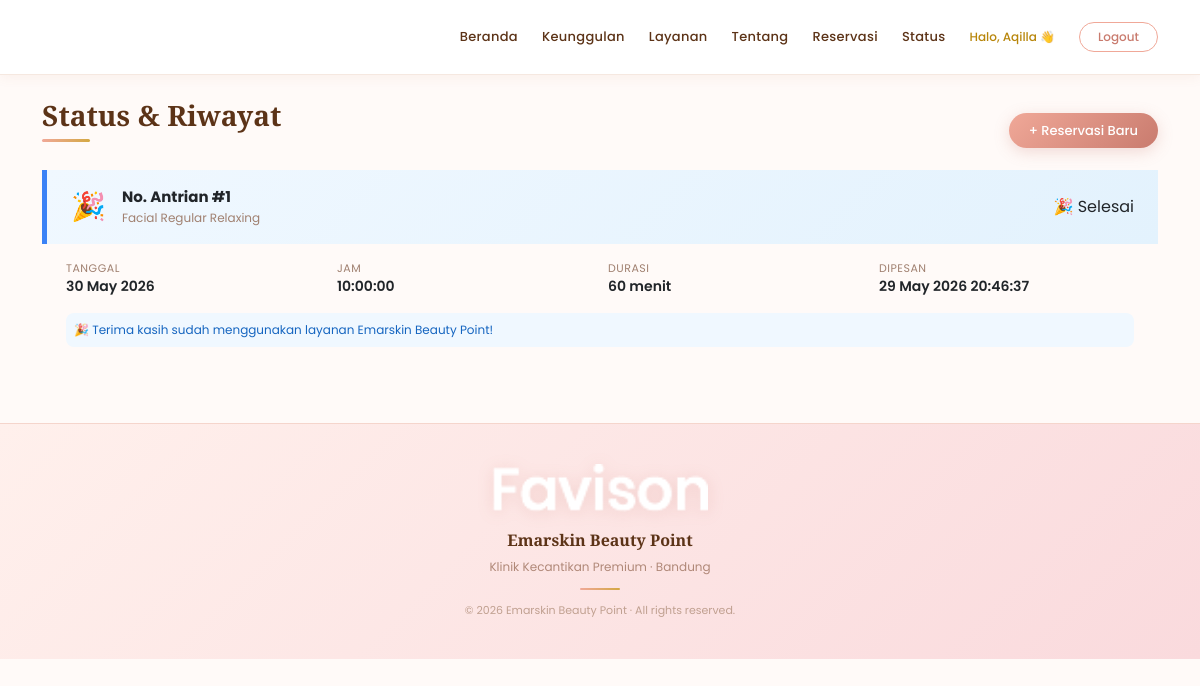
Before: /status/ (signed in) with the older database file.
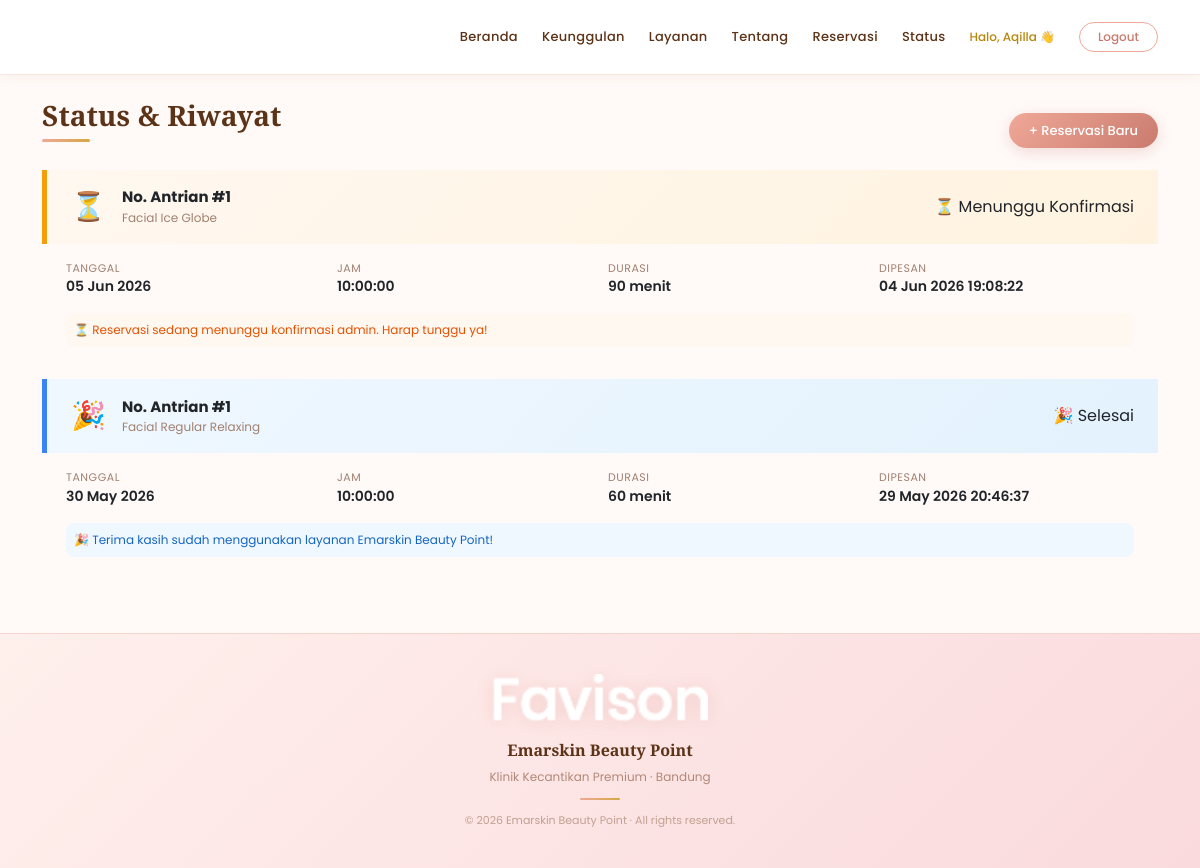
After: the same page with the newer database file.
### reservasi/models.py (models this page shows, shortened)
class Reservasi(models.Model):
    STATUS_CHOICES = [
        ('menunggu', 'Menunggu'),
        ('terkonfirmasi', 'Terkonfirmasi'),
        ('selesai', 'Selesai'),
        ('dibatalkan', 'Dibatalkan'),
    ]
    pelanggan = models.ForeignKey(Pelanggan, on_delete=models.CASCADE)
    treatment = models.ForeignKey(Treatment, on_delete=models.CASCADE)
    tanggal_reservasi = models.DateField()
    jam_reservasi = models.TimeField()
    waktu_pesan = models.DateTimeField(auto_now_add=True)
    status_reservasi = models.CharField(
        max_length=20, choices=STATUS_CHOICES, default='menunggu'
    )
    nomor_antrian = models.IntegerField(null=True, blank=True)
    class Meta:
        ordering = ['waktu_pesan']

class Treatment(models.Model):
    nama_treatment = models.CharField(max_length=100)
    deskripsi = models.TextField()
    durasi = models.IntegerField(help_text="Durasi dalam menit")
    harga = models.DecimalField(max_digits=10, decimal_places=0)
    gambar = models.ImageField(
        upload_to='treatments/',
        blank=True,
        null=True
    )

### reservasi/views.py (the view)
# urls.py: path('status/', views.status_riwayat, name='status_riwayat'),
@login_required
def status_riwayat(request):
    try:
        pelanggan = request.user.pelanggan
    except Pelanggan.DoesNotExist:
        return redirect('beranda')
    reservasis = Reservasi.objects.filter(
        pelanggan=pelanggan
    ).order_by('-waktu_pesan')
    return render(request, 'reservasi/status_riwayat.html', {'reservasis': reservasis})

### reservasi/templates/reservasi/status_riwayat.html (shortened to what this page needs)
{% extends 'reservasi/base.html' %}
{% block content %}
<div class="d-flex justify-content-between align-items-center mb-2">
  <div>
    <h3 class="page-title mb-0">Status & Riwayat</h3>
    <div class="divider-peach"></div>
  </div>
  <a href="{% url 'reservasi_form' %}" class="btn-peach" style="text-decoration:none; font-size:13px; padding:8px 20px;">
    + Reservasi Baru
  </a>
</div>
{% if reservasis %}
<div class="row g-3">
  {% for r in reservasis %}
  <div class="col-12">
    <div class="card-emarskin overflow-hidden">
      <div class="d-flex justify-content-between align-items-center px-4 py-3"
        style="background:
          {% if r.status_reservasi == 'menunggu' %}linear-gradient(135deg,#fff8f0,#fff3e0)
          {% elif r.status_reservasi == 'terkonfirmasi' %}linear-gradient(135deg,#f0fff4,#e8f5e9)
          {% elif r.status_reservasi == 'selesai' %}linear-gradient(135deg,#f0f8ff,#e3f2fd)
          {% elif r.status_reservasi == 'dibatalkan' %}linear-gradient(135deg,#fff0f0,#fce4ec)
          {% endif %};
          border-left: 5px solid
          {% if r.status_reservasi == 'menunggu' %}#f59e0b
          {% elif r.status_reservasi == 'terkonfirmasi' %}#22c55e
          {% elif r.status_reservasi == 'selesai' %}#3b82f6
          {% elif r.status_reservasi == 'dibatalkan' %}#ef4444
          {% endif %};">
        <div class="d-flex align-items-center gap-3">
          <div style="font-size:28px;">
            {% if r.status_reservasi == 'menunggu' %}⏳
            {% elif r.status_reservasi == 'terkonfirmasi' %}✅
            {% elif r.status_reservasi == 'selesai' %}🎉
            {% elif r.status_reservasi == 'dibatalkan' %}❌
            {% endif %}
          </div>
          <div>
            <div class="fw-bold" style="color:var(--brown-soft); font-size:15px;">
              No. Antrian #{{ r.nomor_antrian }}
            </div>
            <div style="font-size:12px; color:#a08070;">{{ r.treatment.nama_treatment }}</div>
          </div>
        </div>
        <span class="
          {% if r.status_reservasi == 'menunggu' %}status-menunggu
          {% elif r.status_reservasi == 'terkonfirmasi' %}status-terkonfirmasi
          {% elif r.status_reservasi == 'selesai' %}status-selesai
          {% elif r.status_reservasi == 'dibatalkan' %}status-dibatalkan
          {% endif %}">
          {% if r.status_reservasi == 'menunggu' %}⏳ Menunggu Konfirmasi
          {% elif r.status_reservasi == 'terkonfirmasi' %}✅ Terkonfirmasi
          {% elif r.status_reservasi == 'selesai' %}🎉 Selesai
          {% elif r.status_reservasi == 'dibatalkan' %}❌ Penuh / Dibatalkan
          {% endif %}
        </span>
      </div>
      <div class="px-4 py-3">
        <div class="row g-3 mb-3">
          <div class="col-6 col-md-3">
            <div style="font-size:11px; color:#a08070; text-transform:uppercase; letter-spacing:0.5px;">Tanggal</div>
            <div class="fw-semibold" style="font-size:14px; color:var(--text-dark);">{{ r.tanggal_reservasi|date:"d M Y" }}</div>
          </div>
          <div class="col-6 col-md-3">
            <div style="font-size:11px; color:#a08070; text-transform:uppercase; letter-spacing:0.5px;">Jam</div>
            <div class="fw-semibold" style="font-size:14px; color:var(--text-dark);">{{ r.jam_reservasi|time:"H:i:s" }}</div>
          </div>
          <div class="col-6 col-md-3">
            <div style="font-size:11px; color:#a08070; text-transform:uppercase; letter-spacing:0.5px;">Durasi</div>
            <div class="fw-semibold" style="font-size:14px; color:var(--text-dark);">{{ r.treatment.durasi }} menit</div>
          </div>
          <div class="col-6 col-md-3">
            <div style="font-size:11px; color:#a08070; text-transform:uppercase; letter-spacing:0.5px;">Dipesan</div>
            <div class="fw-semibold" style="font-size:14px; color:var(--text-dark);">{{ r.waktu_pesan|date:"d M Y H:i:s" }}</div>
          </div>
        </div>
        {% if r.status_reservasi == 'menunggu' %}
        <div class="d-flex align-items-center gap-2 p-2 rounded-3" style="background:#fff8f0; font-size:12px; color:#e65100;">
          ⏳ Reservasi sedang menunggu konfirmasi admin. Harap tunggu ya!
        </div>
        {% elif r.status_reservasi == 'terkonfirmasi' %}
        <div class="d-flex align-items-center gap-2 p-2 rounded-3" style="background:#f0fff4; font-size:12px; color:#2e7d32;">
          ✅ Reservasi sudah dikonfirmasi! Hadir tepat waktu sesuai jadwal.
        </div>
        {% elif r.status_reservasi == 'selesai' %}
        <div class="d-flex align-items-center gap-2 p-2 rounded-3" style="background:#f0f8ff; font-size:12px; color:#1565c0;">
          🎉 Terima kasih sudah menggunakan layanan Emarskin Beauty Point!
        </div>
        {% elif r.status_reservasi == 'dibatalkan' %}
        <div class="d-flex align-items-center gap-2 p-2 rounded-3" style="background:#fff0f0; font-size:12px; color:#c62828;">
          ❌ <strong>Jadwal penuh / Dibatalkan.</strong> Silakan buat reservasi baru dengan tanggal atau jam berbeda.
        </div>
        {% endif %}
      </div>
    </div>
  </div>
  {% endfor %}
</div>
{% endif %}
{% endblock %}

### reservasi/templates/reservasi/base.html (shortened to what this page needs)
{% load static %}
<!DOCTYPE html>
<html lang="id">
<head>
  <link href="https://cdn.jsdelivr.net/npm/bootstrap@5.3.3/dist/css/bootstrap.min.css" rel="stylesheet">
</head>
<body>
<nav class="navbar navbar-emarskin navbar-expand-lg sticky-top">
  <div class="container">
    <a href="{% url 'beranda' %}" class="navbar-brand">
      <img src="{% static 'reservasi/img/logo.png' %}" alt="Emarskin" height="44"
           onerror="this.style.display='none'; this.nextElementSibling.style.display='block'">
    </a>
    <div class="collapse navbar-collapse" id="navMenu">
      <div class="ms-auto d-flex align-items-center gap-4">
        {% if user.is_authenticated %}
          {% if user.is_staff %}
            <a href="{% url 'dashboard_admin' %}" class="nav-link-custom">Dashboard</a>
            <a href="{% url 'beranda' %}#keunggulan" class="nav-link-custom">Keunggulan</a>
            <a href="{% url 'beranda' %}#layanan" class="nav-link-custom">Layanan</a>
            <a href="{% url 'beranda' %}#tentang" class="nav-link-custom">Tentang</a>
            <a href="{% url 'kelola_reservasi' %}" class="nav-link-custom">Kelola Reservasi</a>
            <a href="{% url 'laporan_reservasi' %}" class="nav-link-custom">Laporan</a>
          {% else %}
            <a href="{% url 'beranda' %}" class="nav-link-custom">Beranda</a>
            <a href="{% url 'beranda' %}#keunggulan" class="nav-link-custom">Keunggulan</a>
            <a href="{% url 'beranda' %}#layanan" class="nav-link-custom">Layanan</a>
            <a href="{% url 'beranda' %}#tentang" class="nav-link-custom">Tentang</a>
            <a href="{% url 'reservasi_form' %}" class="nav-link-custom">Reservasi</a>
            <a href="{% url 'status_riwayat' %}" class="nav-link-custom">Status</a>
          {% endif %}
          <span class="nav-user">Halo, {{ user.username }} 👋</span>
          <a href="{% url 'logout' %}" class="btn-nav-logout">Logout</a>
        {% endif %}
      </div>
    </div>
  </div>
</nav>
<div class="container my-4">
  {% block content %}{% endblock %}
</div>
<footer style="background: linear-gradient(135deg, #FFF0EC, #FADADD); border-top: 1px solid #f5d5cc; margin-top:60px; padding:40px 0; text-align:center; font-size:13px;">
  <div class="mb-3">
    <img src="{% static 'reservasi/img/logo.png' %}" alt="Emarskin" height="48"
         style="filter: drop-shadow(0 2px 8px rgba(180,80,60,.15));"
         onerror="this.style.display='none'">
  </div>
  <div style="color:var(--brown); font-family:'Playfair Display',serif; font-size:16px; font-weight:600; margin-bottom:6px;">
    Emarskin Beauty Point
  </div>
  <div style="color:#b08878; font-size:12px; margin-bottom:12px;">
    Klinik Kecantikan Premium · Bandung
  </div>
  <div style="width:40px; height:2px; background:linear-gradient(90deg, var(--peach-mid), var(--gold-light)); border-radius:2px; margin:0 auto 12px;"></div>
  <div style="color:#c0a090; font-size:11px;">© 2026 Emarskin Beauty Point · All rights reserved.</div>
</footer>
</body>
</html>

### reservasi/templates/reservasi/base.html (style rules this page uses)
:root { --peach: #FADADD; --peach-mid: #F0A898; --peach-deep: #C97B6E; --gold: #B8860B; --gold-light: #D4A843; --cream: #FFFAF8; --brown: #5C3317; --dark: #1a0a00; }
body { background: var(--cream); font-family: 'Poppins', sans-serif; }
h1,h2,h3,h4,h5,.playfair { font-family: 'Playfair Display', serif; }
.navbar-emarskin { background: #fff; border-bottom: 1px solid #f5e8e0; padding: 10px 0; box-shadow: 0 2px 12px rgba(180,100,60,.08); }
.nav-link-custom { color: var(--brown) !important; font-size: 13px; font-weight: 500; text-decoration: none; letter-spacing: .3px; transition: color .2s; }
.nav-user { font-size: 12px; color: var(--gold); font-weight: 500; }
.btn-nav-logout { border: 1.5px solid var(--peach-mid); color: var(--peach-deep); background: transparent; border-radius: 20px; padding: 5px 18px; font-size: 12px; font-weight: 500; text-decoration: none; transition: all .2s; }
.btn-peach { background: linear-gradient(135deg, var(--peach-mid), var(--peach-deep)); color: #fff; border: none; border-radius: 25px; padding: 11px 30px; font-weight: 500; font-size: 14px; text-decoration: none; display: inline-block; box-shadow: 0 4px 15px rgba(201,123,110,.25); transition: all .3s; }
.page-title { font-family:'Playfair Display',serif; color:var(--brown); font-size:28px; font-weight:700; }
.divider-peach { height:3px; width:48px; background:linear-gradient(90deg,var(--peach-mid),var(--gold-light)); border-radius:2px; margin:6px 0 20px; }

Changed rows visible on the page:
added Reservasi: nomor_antrian "1", treatment.nama_treatment "Facial Ice Globe", status_reservasi "⏳ Menunggu Konfirmasi", tanggal_reservasi "05 Jun 2026", jam_reservasi "10:00:00", treatment.durasi "90", waktu_pesan "04 Jun 2026 19:08:22", shows "⏳ Reservasi sedang menunggu konfirmasi admin. Harap tunggu ya!"
